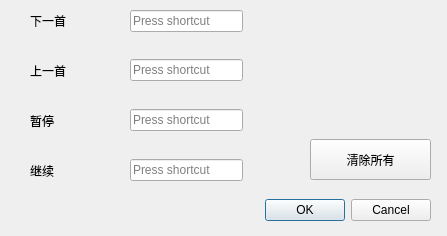
<?xml version="1.0" encoding="UTF-8"?>
<ui version="4.0">
 <class>KeyDialog</class>
 <widget class="QDialog" name="KeyDialog">
  <property name="geometry">
   <rect>
    <x>0</x>
    <y>0</y>
    <width>447</width>
    <height>236</height>
   </rect>
  </property>
  <property name="windowTitle">
   <string>按键映射</string>
  </property>
  <property name="windowIcon">
   <iconset theme=":/ico/ico.ico"/>
  </property>
  <widget class="QLabel" name="label_2">
   <property name="geometry">
    <rect>
     <x>30</x>
     <y>50</y>
     <width>91</width>
     <height>41</height>
    </rect>
   </property>
   <property name="text">
    <string>上一首</string>
   </property>
  </widget>
  <widget class="QLabel" name="label">
   <property name="geometry">
    <rect>
     <x>30</x>
     <y>0</y>
     <width>91</width>
     <height>41</height>
    </rect>
   </property>
   <property name="text">
    <string>下一首</string>
   </property>
  </widget>
  <widget class="QKeySequenceEdit" name="key_stop">
   <property name="geometry">
    <rect>
     <x>130</x>
     <y>100</y>
     <width>113</width>
     <height>41</height>
    </rect>
   </property>
  </widget>
  <widget class="QDialogButtonBox" name="buttonBox_2">
   <property name="geometry">
    <rect>
     <x>90</x>
     <y>190</y>
     <width>341</width>
     <height>41</height>
    </rect>
   </property>
   <property name="orientation">
    <enum>Qt::Horizontal</enum>
   </property>
   <property name="standardButtons">
    <set>QDialogButtonBox::Cancel|QDialogButtonBox::Ok</set>
   </property>
  </widget>
  <widget class="QLabel" name="label_3">
   <property name="geometry">
    <rect>
     <x>30</x>
     <y>100</y>
     <width>91</width>
     <height>41</height>
    </rect>
   </property>
   <property name="text">
    <string>暂停</string>
   </property>
  </widget>
  <widget class="QLabel" name="label_4">
   <property name="geometry">
    <rect>
     <x>30</x>
     <y>150</y>
     <width>91</width>
     <height>41</height>
    </rect>
   </property>
   <property name="text">
    <string>继续</string>
   </property>
  </widget>
  <widget class="QKeySequenceEdit" name="key_next">
   <property name="geometry">
    <rect>
     <x>130</x>
     <y>1</y>
     <width>113</width>
     <height>41</height>
    </rect>
   </property>
   <property name="focusPolicy">
    <enum>Qt::WheelFocus</enum>
   </property>
  </widget>
  <widget class="QKeySequenceEdit" name="key_prev">
   <property name="geometry">
    <rect>
     <x>130</x>
     <y>50</y>
     <width>113</width>
     <height>41</height>
    </rect>
   </property>
  </widget>
  <widget class="QKeySequenceEdit" name="key_play">
   <property name="geometry">
    <rect>
     <x>130</x>
     <y>150</y>
     <width>113</width>
     <height>41</height>
    </rect>
   </property>
  </widget>
  <widget class="QPushButton" name="pushButton">
   <property name="geometry">
    <rect>
     <x>310</x>
     <y>139</y>
     <width>121</width>
     <height>41</height>
    </rect>
   </property>
   <property name="text">
    <string>清除所有</string>
   </property>
  </widget>
 </widget>
 <resources/>
 <connections/>
</ui>
